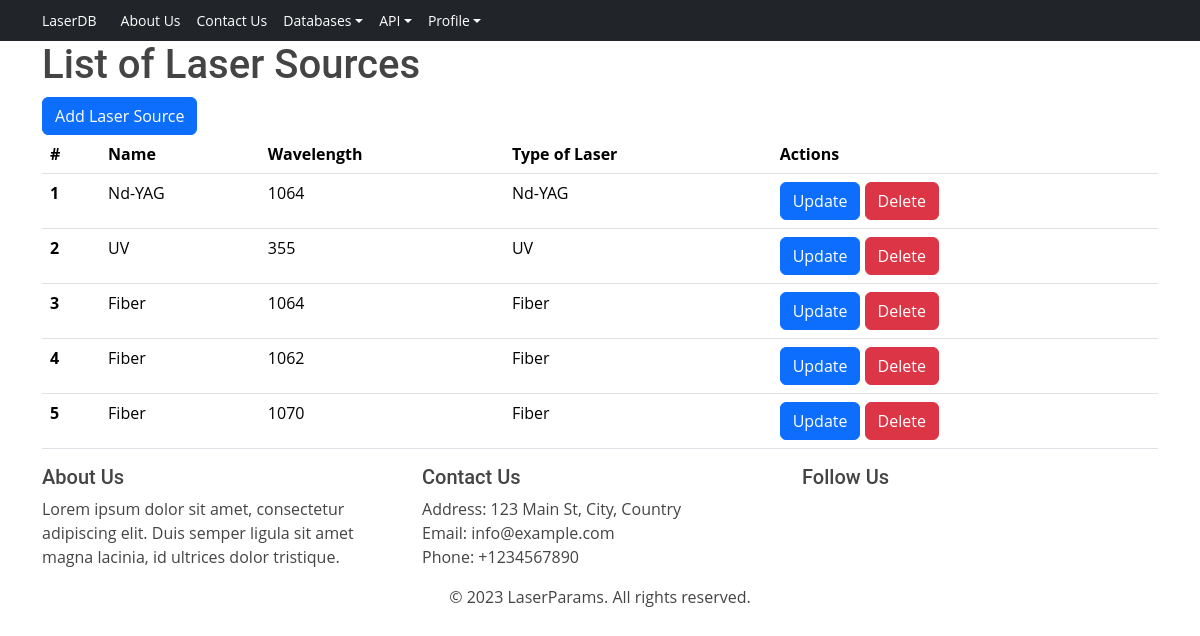
Page /laser-sources/ (signed in) on the committed database.
### laser_color_marking_db/models.py (models this page shows, shortened)
class LaserSource(models.Model):
    name = models.CharField(max_length=100)
    type_of_laser = models.CharField(max_length=100)
    wavelength = models.PositiveIntegerField()

### laser_color_marking_db/views.py (the view)
# urls.py: path('laser-sources/', laser_source_list, name='laser_source_list'),
@login_required
def laser_source_list(request):
    laser_sources = LaserSource.objects.all()
    context = {'laser_sources': laser_sources}
    return render(request,
                  'laser_color_marking_db/laser_sources/laser_source_list.html',
                  context)

### laser_color_marking_db/templates/laser_color_marking_db/laser_sources/laser_source_list.html (shortened to what this page needs)
{% extends 'base.html' %}
{% block content %}
    <div class="container">
        <h1>List of Laser Sources</h1>
        <a href="{% url "laser_color_marking_db:add_laser_source" %}" class="btn btn-primary">Add Laser Source</a>
        <table class="table">
            <thead>
                <tr>
                    <th scope="col">#</th>
                    <th scope="col">Name</th>
                    <th scope="col">Wavelength</th>
                    <th scope="col">Type of Laser</th>
                    <th scope="col">Actions</th>
                </tr>
            </thead>
            <tbody>
                {% for laser_source in laser_sources %}
                    <tr>
                        <th scope="row">{{ forloop.counter }}</th>
                        <td>{{ laser_source.name }}</td>
                        <td>{{ laser_source.wavelength }}</td>
                        <td>{{ laser_source.type_of_laser }}</td>
                        <td>
                            <a href="{% url 'laser_color_marking_db:update_laser_source' laser_source.pk %}" class="btn btn-primary">Update</a>
                            <form method="post" action="{% url 'laser_color_marking_db:delete_laser_source' laser_source.pk %}" style="display: inline;">
                                <button type="submit" class="btn btn-danger">Delete</button>
                            </form>
                        </td>
                    </tr>
                {% endfor %}
            </tbody>
        </table>
    </div>
{% endblock %}

### templates/base.html (shortened to what this page needs)
{% load static %}
{% load django_bootstrap5 %}
{% bootstrap_css %}
<!DOCTYPE html>
<html lang="en">
<head>
    <link rel="stylesheet" href="{% static 'css/styles.css' %}">
</head>
<body>
<nav class="navbar navbar-expand-lg navbar-dark bg-dark">
    <div class="container-fluid">
        <a class="navbar-brand" href="{% url 'laser_color_marking_db:home' %}">LaserDB</a>
        <div class="collapse navbar-collapse" id="navbarNavDarkDropdown">
            <ul class="navbar-nav">
                {% if request.user.is_authenticated %}
                {% if request.user.is_superuser %}
                <li class="nav-item">
                    <a class="nav-link" href="{% url 'laser_color_marking_db:about' %}">About Us</a>
                </li>
                <li class="nav-item">
                    <a class="nav-link" href="{% url 'laser_color_marking_db:contact' %}">Contact Us</a>
                </li>
                <li class="nav-item dropdown">
                    <a class="nav-link dropdown-toggle" href="#" id="pagesDropdown" role="button" data-bs-toggle="dropdown"
                        aria-expanded="false">
                        Databases
                    </a>
                </li>
                <li class="nav-item dropdown">
                    <a class="nav-link dropdown-toggle" href="#" id="apiDropdown" role="button" data-bs-toggle="dropdown"
                        aria-expanded="false">API</a>
                </li>
              <li class="nav-item dropdown">
                    <a class="nav-link dropdown-toggle" href="#" id="accountDropdown" role="button"
                        data-bs-toggle="dropdown" aria-expanded="false">
                        Profile
                    </a>
                </li>
                {% endif %}
                {% endif %}
            </ul>
        </div>
    </div>
</nav>
    {% block content %}
    {% endblock %}
    <footer class="footer">
        <div class="container">
            <div class="row">
                <div class="col-md-4">
                    <h5>About Us</h5>
                    <p>Lorem ipsum dolor sit amet, consectetur adipiscing elit. Duis semper ligula sit amet magna lacinia,
                        id ultrices dolor tristique.</p>
                </div>
                <div class="col-md-4">
                    <h5>Contact Us</h5>
                    <ul class="list-unstyled">
                        <li>Address: 123 Main St, City, Country</li>
                        <li>Email: info@example.com</li>
                        <li>Phone: +1234567890</li>
                    </ul>
                </div>
                <div class="col-md-4">
                    <h5>Follow Us</h5>
                </div>
            </div>
            <div class="row">
                <div class="col-md-12">
                    <p class="text-center">&copy; 2023 LaserParams. All rights reserved.</p>
                </div>
            </div>
        </div>
    </footer>
</body>
</html>

### static/css/styles.css (style rules this page uses)
body { font-family: "Open Sans", sans-serif; color: #444; }
a { color: #4fa6d5; text-decoration: none; }
h1, h2, h3, h4, h5, h6, .font-primary { font-family: "Roboto", sans-serif; }
.navbar { padding: 0; }
.navbar ul { margin: 0; padding: 0; display: flex; list-style: none; align-items: center; }
.navbar li { position: relative; }
.navbar a, .navbar a:focus { display: flex; align-items: center; justify-content: space-between; padding: 10px 0 10px 30px; font-family: "Open Sans", sans-serif; font-size: 14px; color: #fff; white-space: nowrap; transition: 0.3s; }

### rows in the picture
LaserSource: name "Nd-YAG", wavelength "1064", type_of_laser "Nd-YAG"
LaserSource: name "UV", wavelength "355", type_of_laser "UV"
LaserSource: name "Fiber", wavelength "1064", type_of_laser "Fiber"
LaserSource: name "Fiber", wavelength "1062", type_of_laser "Fiber"
LaserSource: name "Fiber", wavelength "1070", type_of_laser "Fiber"
